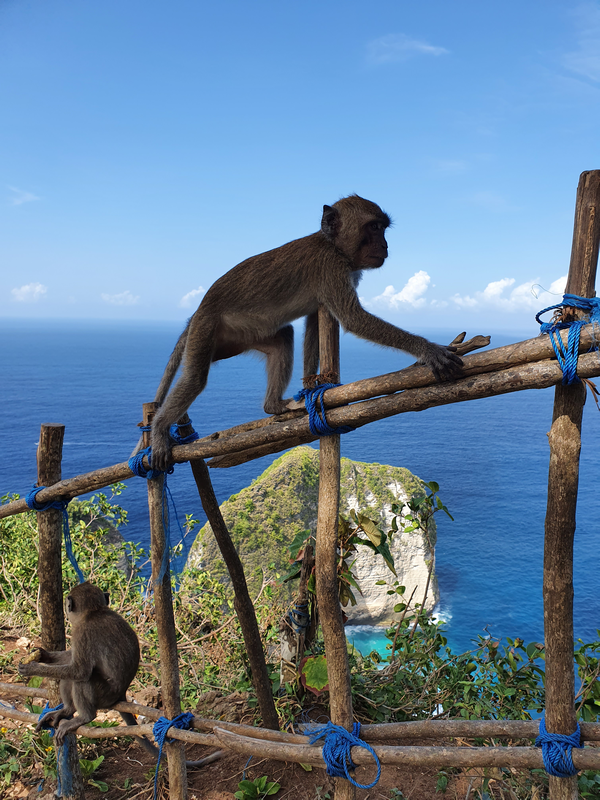
#> input picture Exercise 7/data/NusaPenida.png, 600 x 800 px
$ jupyter execute 'Exercice 7.ipynb'
#> lines starting #> are read from the running program, lines starting #| are printed output that depends on the picture
# Exercice 7 - Geometric transformations and landmark based registration

[cell 1]
from skimage import io
import matplotlib.pyplot as plt
import math
from skimage.transform import rotate
from skimage.transform import EuclideanTransform
from skimage.transform import SimilarityTransform
from skimage.transform import warp
from skimage.transform import swirl

## Geometric transformations on images
The first topic is how to apply geometric transformations on images.
Let us start by defining a utility function, that can show two images side-by-side:

[cell 2]
def show_comparison(original, transformed, transformed_name):
    fig, (ax1, ax2) = plt.subplots(ncols=2, figsize=(8,4), sharex=True, sharey=True)
    ax1.imshow(original)
    ax1.set_title('Original')
    ax1.axis('off')
    ax2.imshow(transformed)
    ax2.set_title(transformed_name)
    ax2.axis('off')
    io.show()

### Image rotation
One of the most useful and simple geometric transformation is rotation, where an image is rotated arounf a point.

We start by some experiments on the image called NusaPenida.png. It can be found in the exercise material.

#### Exercise 1
Read the NusaPenida.png image and call it im_org. It can be rotated by:

[cell 3]
in_dir = 'data/'
im_name = "NusaPenida.png"
im_org = io.imread(in_dir+im_name)
#> im_org is the input picture: shape (800, 600, 3); mean R, G, B 102, 126.7, 148.3

[cell 4]
# angle in degrees - counter clockwise
rotation_angle = 10
rotated_img = rotate(im_org, rotation_angle)
show_comparison(im_org, rotated_img, "Rotated image")
#> in show_comparison, `io.show()`:
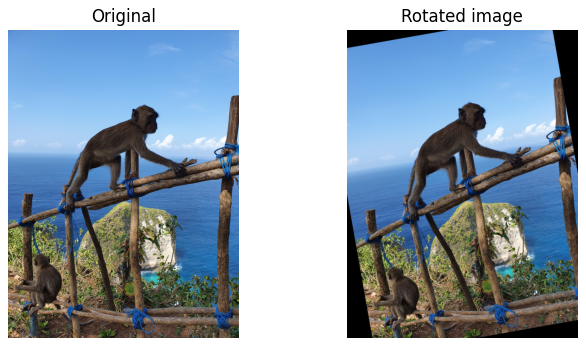
#> figure drawn by matplotlib, 2 panels

Notice, that in this function, the angle should be given in degrees.

By default, the image is rotated around the center of the image. This can be changed by manually specifying the point that the image should be rotated arounde (here:(0,0)):

[cell 5]
rot_center = [0,0]
rotated_img = rotate(im_org, rotation_angle, center=rot_center)
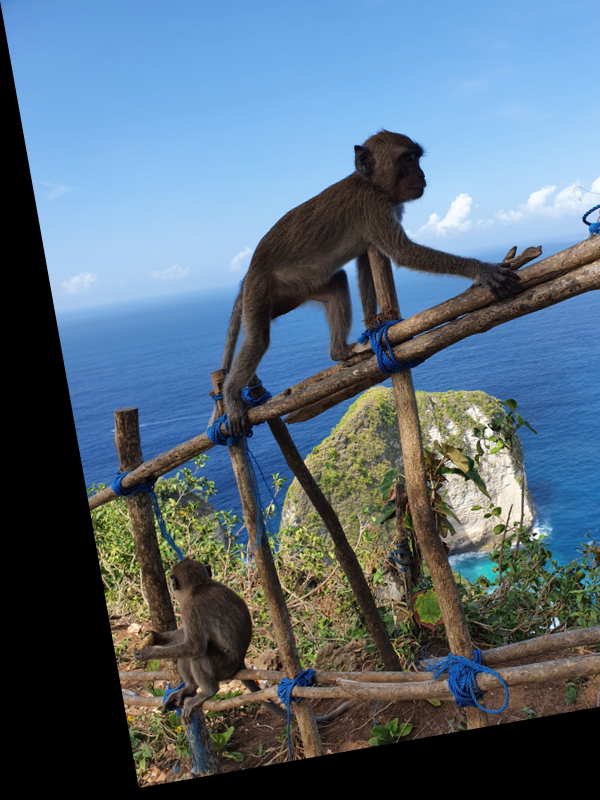
#> rotated_img: shape (800, 600, 3) float64; mean R, G, B 0.344, 0.419, 0.481
show_comparison(im_org, rotated_img, "Rotated image around [0,0]")
#> call 2 of show_comparison, with transformed_name = 'Rotated image around [0,0]'
#> in show_comparison (call 2), `io.show()`:
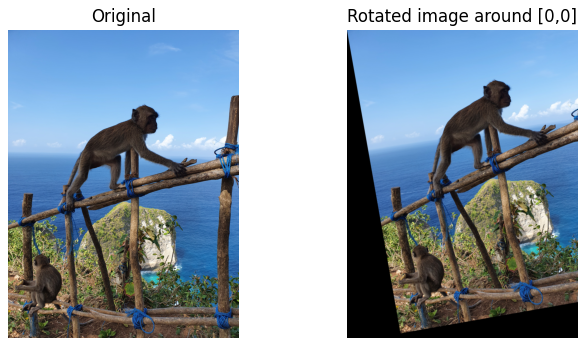
#> figure drawn by matplotlib, 2 panels

#### Exercise 2
Experiment whit different center points and notice the results.

As seen, there are areas of the rotated image that is filled with a background value. It can be controlled how this background filling shall behave.

Here the background filling mode is set to reflect

[cell 6]
rotated_img_refl = rotate(im_org, rotation_angle, mode="reflect")
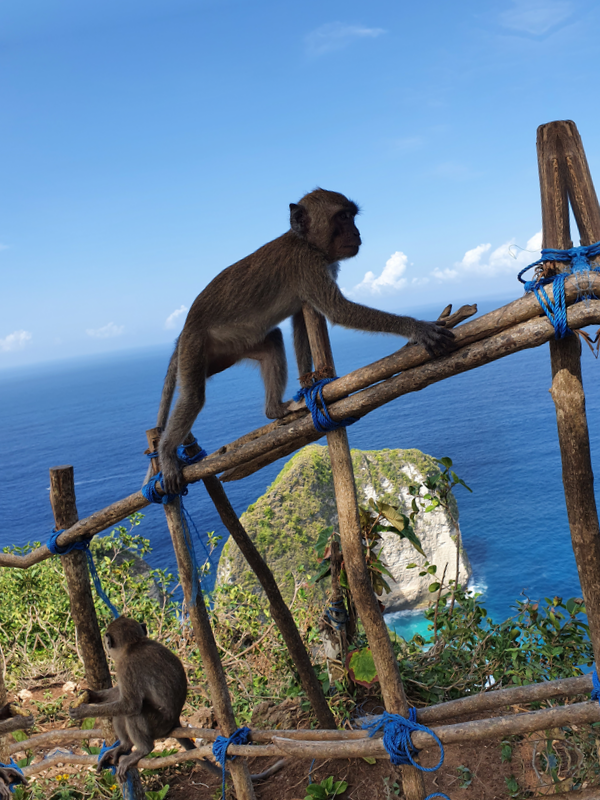
#> rotated_img_refl: shape (800, 600, 3) float64; mean R, G, B 0.405, 0.497, 0.575
show_comparison(im_org, rotated_img_refl, "Rotated image with reflect mode")

### Exercise 3
Try the rotation with background filling mode reflect an wrap and notice the results and differences.

It is also possible to define a constant fill value. Currently, sci-kit image only supporst a single value (not RGB).

[cell 7]
rotated_img_wrap = rotate(im_org, rotation_angle, mode="wrap")
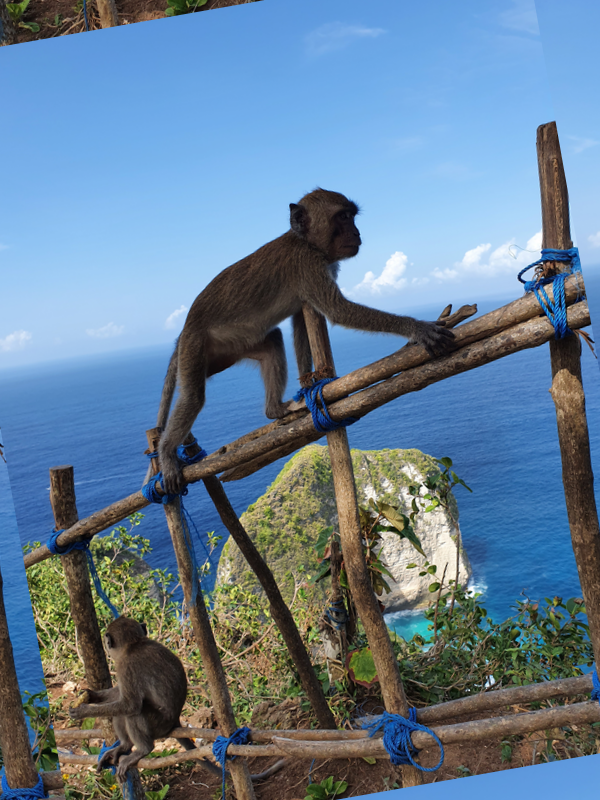
#> rotated_img_wrap: shape (800, 600, 3) float64; mean R, G, B 0.4, 0.497, 0.582
show_comparison(rotated_img_refl, rotated_img_wrap, 'Wrap Image')

### Exercise 4
Try to use:

[cell 8]
rotated_img = rotate(im_org, rotation_angle, resize = True, mode="constant", cval = 1)
#> rotated_img: shape (892, 730, 3) float64

with different values of cval and notices the outcomes.

By default, the rotated output image has the same size as the input image and therefore some parts of the rotated image are cropped away. It is possible to automatically adjust the output size, so the rotated image fits into the resized image.

[cell 9]
rotated_img = rotate(im_org, rotation_angle, resize = True, mode="constant", cval = 1)
show_comparison(im_org, rotated_img, 'Cval=1')

rotated_img = rotate(im_org, rotation_angle, resize = True, mode="constant", cval = 0.75)
show_comparison(im_org, rotated_img, 'Cval=0.75')

rotated_img = rotate(im_org, rotation_angle, resize = True, mode="constant", cval = 0.5)
show_comparison(im_org, rotated_img, 'Cval=0,5')

rotated_img = rotate(im_org, rotation_angle, resize = True, mode="constant", cval = 0.25)
show_comparison(im_org, rotated_img, 'Cval=0.25')

rotated_img = rotate(im_org, rotation_angle, resize = True, mode="constant", cval = 0)
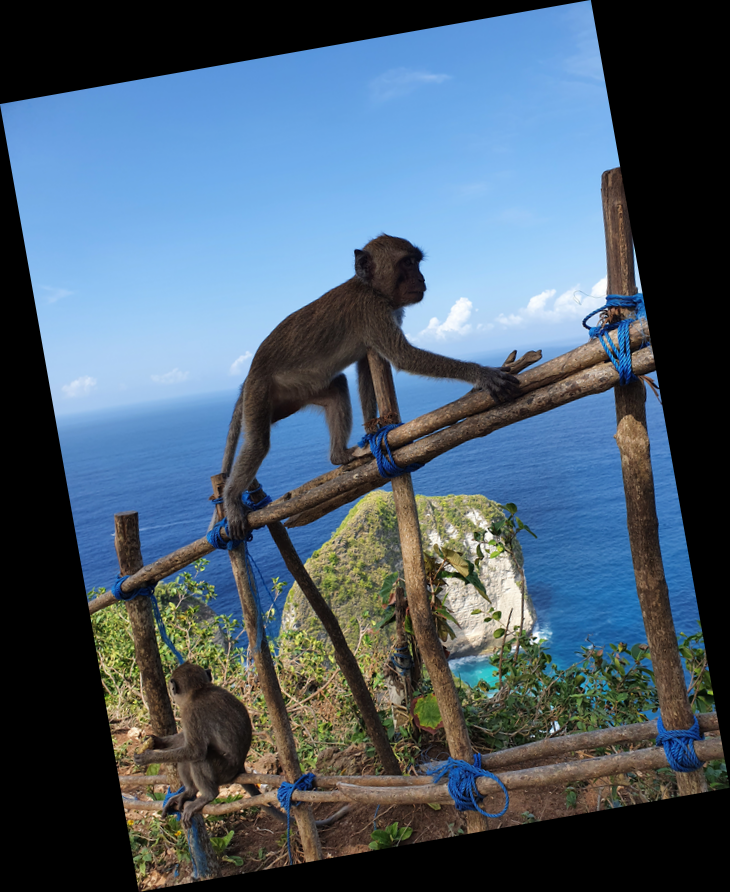
#> rotated_img: shape (892, 730, 3) float64; mean R, G, B 0.295, 0.366, 0.429
show_comparison(im_org, rotated_img, 'Cval=0')

### Exercise 5
Test the use of automatic resizing:

[cell 10]
rotated_img = rotate(im_org, rotation_angle, resize=True)

also combine resizing with different background filling modes.

[cell 11]
rotated_img = rotate(im_org, rotation_angle, resize=True)
show_comparison(im_org, rotated_img, 'Automatic Values')

rotated_img = rotate(im_org, rotation_angle, resize=True, mode='wrap')
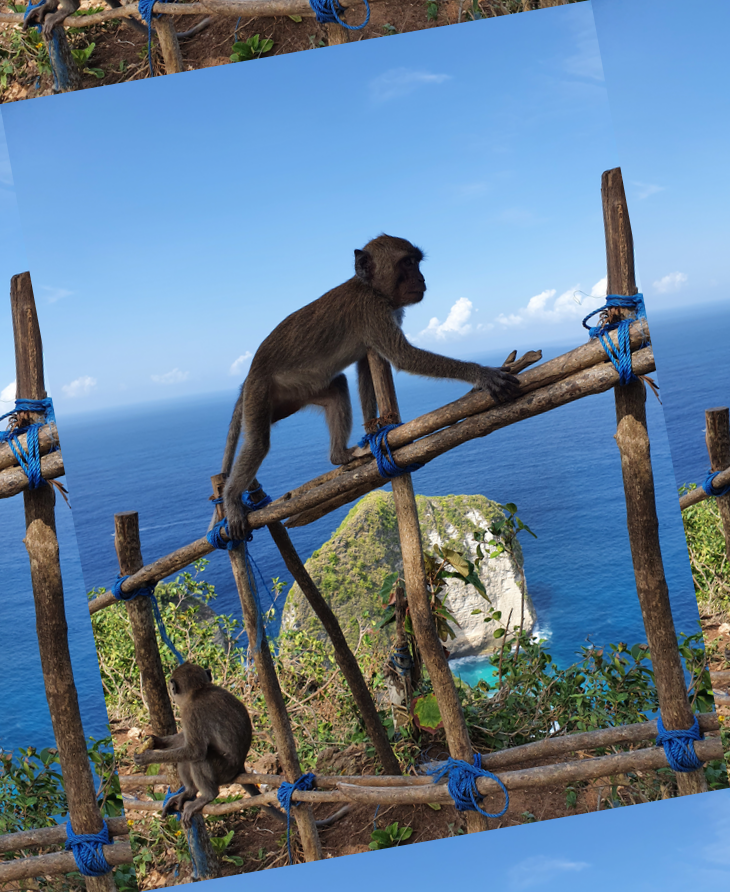
#> rotated_img: shape (892, 730, 3) float64; mean R, G, B 0.395, 0.495, 0.586
show_comparison(im_org, rotated_img, 'Wrap Automatic Values')

rotated_img = rotate(im_org, rotation_angle, resize=True, mode='reflect')
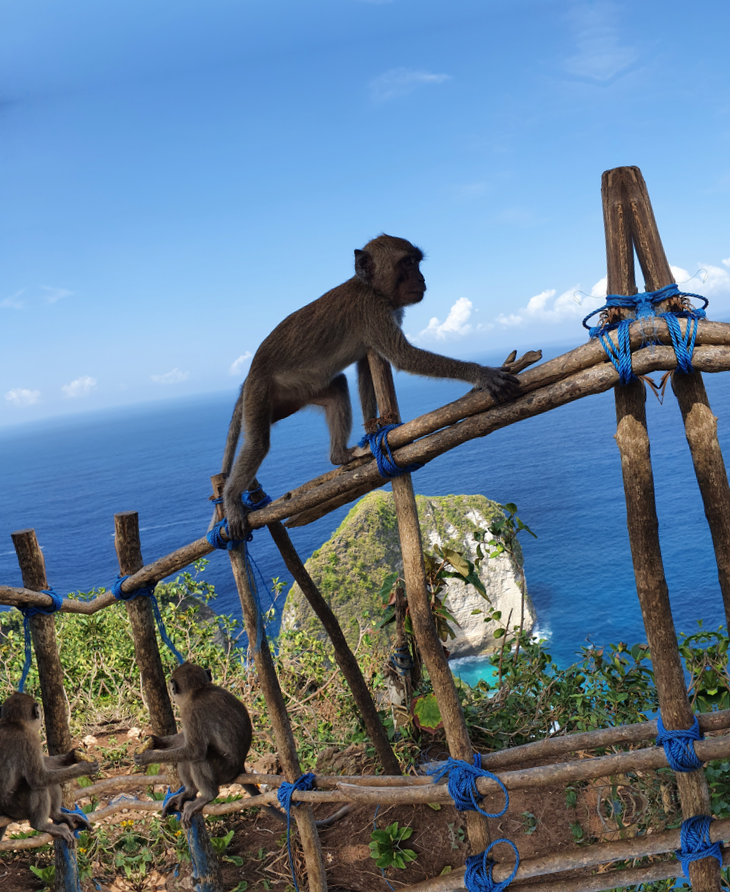
#> rotated_img: shape (892, 730, 3) float64; mean R, G, B 0.398, 0.493, 0.58
show_comparison(im_org, rotated_img, 'Reflected Automatic Values')

## Euclidean image transformation

An alternative way of doing geometric image transformations is to first construct the transformation and then apply it to the image. We will start by the __Euclidean__ image transformation that consists of a rotation and a translation. It is also called a rigid body transformation.

### Exercise 6
Start by definig the transformation:

[cell 12]
# angle in radians - counter clockwise
rotation_angle = 10.0 * math.pi /180.
trans = [10,20]
tform = EuclideanTransform(rotation=rotation_angle, translation= trans)
print(tform.params)

it can be seen in the print statement that the transformation consists of a 3x3 matrix. The matrix is used to transform points using __homogenous coordinates__. Notice that the angle is defined in radians in this function.

### Exercise 7
The computed transform can be applied to an image using the warp function:

[cell 13]
transformed_img = warp(im_org, tform)
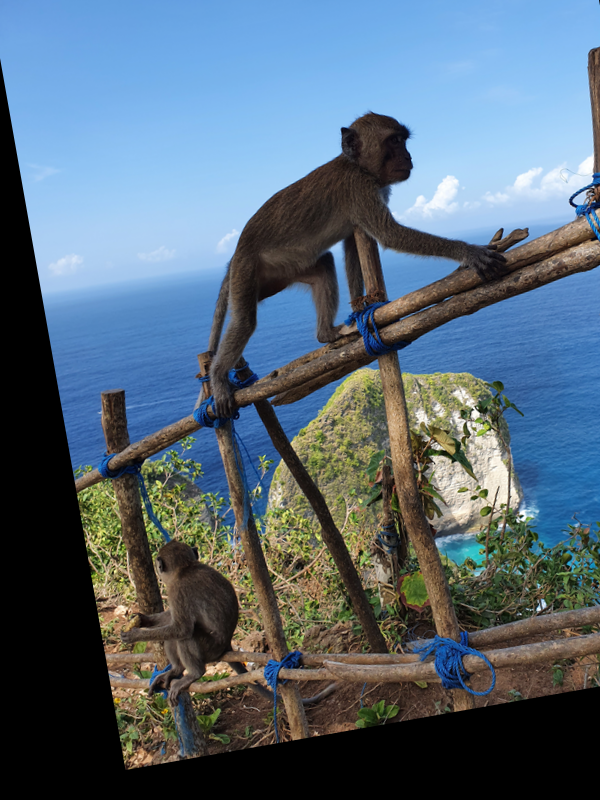
#> transformed_img: shape (800, 600, 3) float64; mean R, G, B 0.341, 0.413, 0.471

$ run again, with Exercise 7/data/Hand1.jpg saved as Exercise 7/data/NusaPenida.png
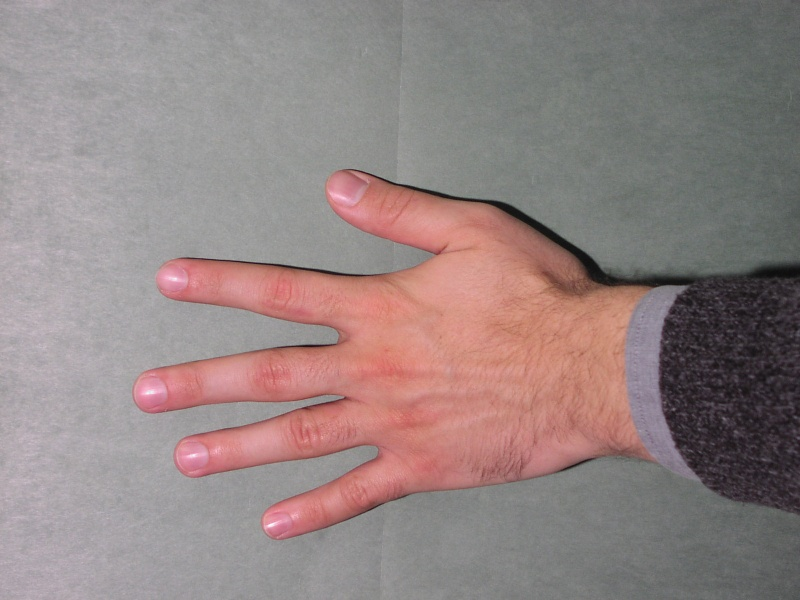
#> input picture Exercise 7/data/Hand1.jpg, 800 x 600 px
#> im_org is the input picture: shape (600, 800, 3); mean R, G, B 147.3, 132, 130.8
#> `rotated_img = rotate(im_org, rotation_angle, resize=True, mode='reflec..`:
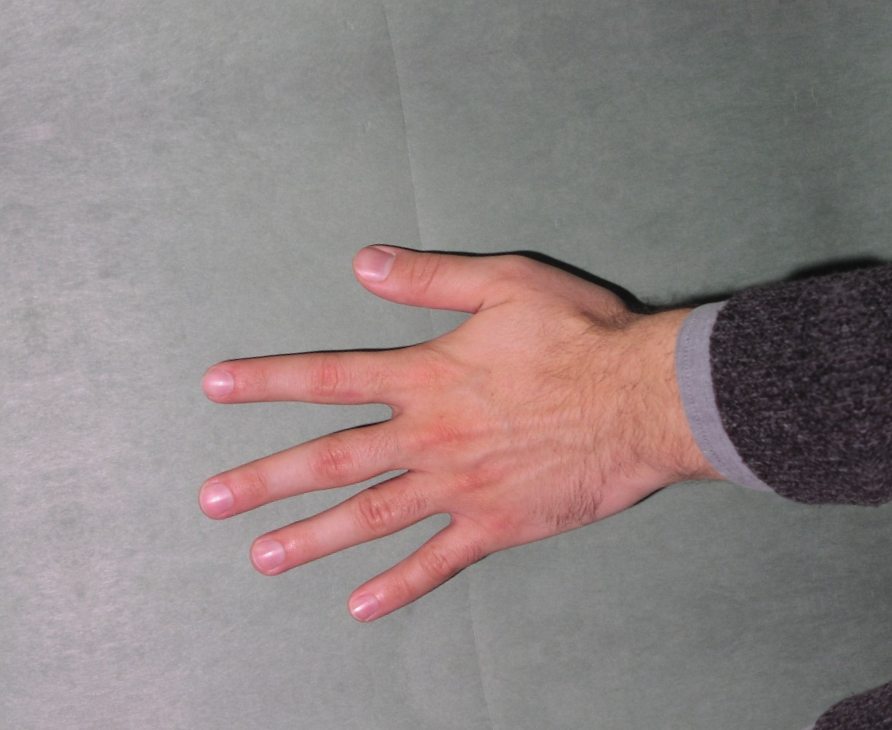
#> rotated_img: shape (730, 892, 3) float64; mean R, G, B 0.563, 0.517, 0.515
#> `transformed_img = warp(im_org, tform)`:
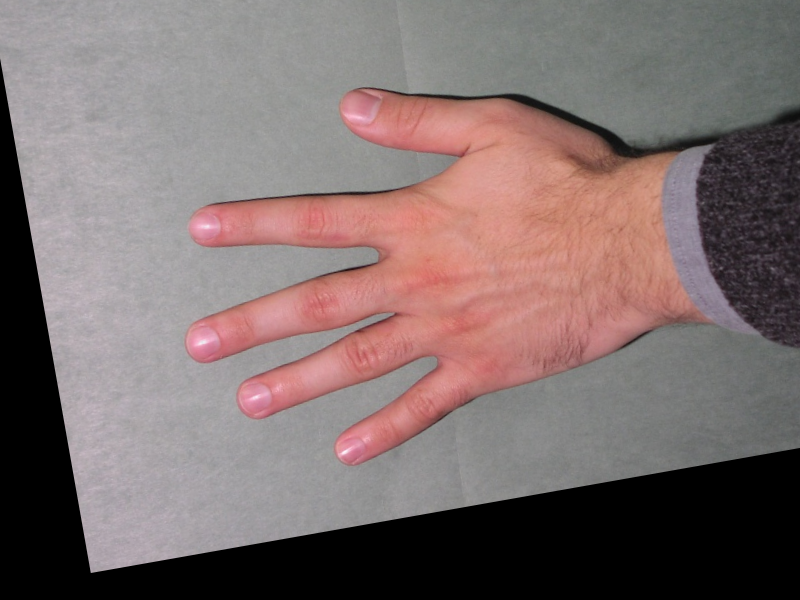
#> transformed_img: shape (600, 800, 3) float64; mean R, G, B 0.495, 0.434, 0.43
